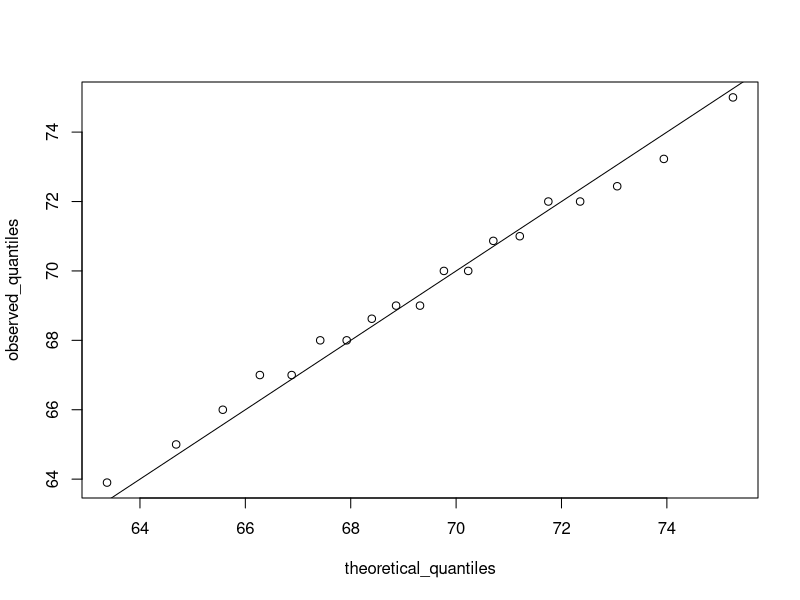
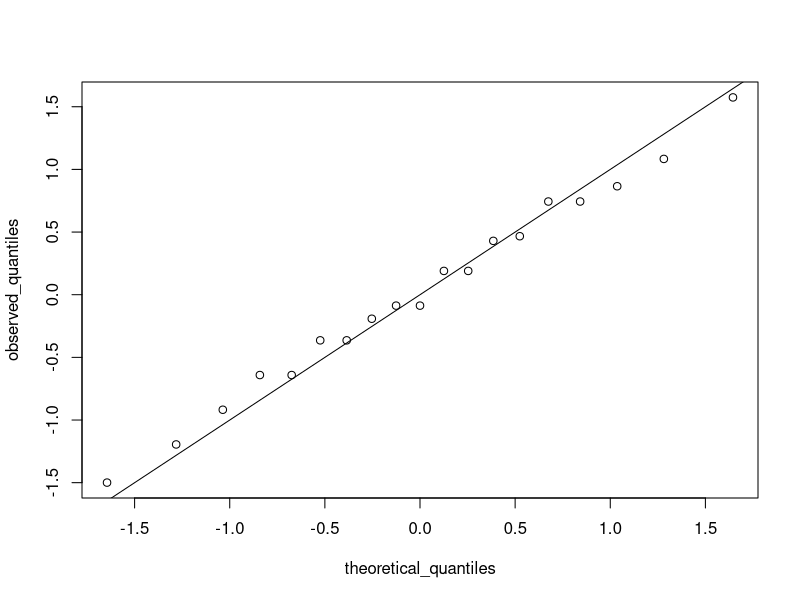

The R source for these figures, in order:
## Quantile-quantile plots, or QQ-plots, are used to check whether 
## distributions are well-approximated by a normal distribution.
## Given a proportion p, the quantile q is the value such that 
## the proportion of values in the data below q is p.

## In a QQ-plot, the sample quantiles in the observed data are compared 
## to the theoretical quantiles expected from the normal distribution. 
## If the data are well-approximated by the normal distribution, then the points 
## on the QQ-plot will fall near the identity line (sample = theoretical).

# define x and z
library(tidyverse)
library(dslabs)
data(heights)
index <- heights$sex=="Male"
x <- heights$height[index]
z <- scale(x)

## calculate observed and theoretical quantiles
p <- seq(0.05, 0.95, 0.05)
observed_quantiles <- quantile(x, p)
theoretical_quantiles <- qnorm(p, mean = mean(x), sd = sd(x))
## qnorm() will calculate quantiles for the standard normal distribution 
## (mu=0,sigma=1) by default, but it can calculate quantiles for any 
## normal distribution given mean() and sd() arguments.

## make QQ-plot
plot(theoretical_quantiles, observed_quantiles)
abline(0,1)
## Note that the points fall almost on the line, meaning that the 
## normal approximation is a pretty good approximation.

## This code becomes slightly simpler if we use standard units. If we use 
## standard units, we don't have to define the mean and the standard deviation 
## in the function qnorm. So the code simplifies and looks like this.
observed_quantiles <- quantile(z, p)
theoretical_quantiles <- qnorm(p)
plot(theoretical_quantiles, observed_quantiles)
abline(0,1)


## Note:
## If a distribution is not normal, it cannot be summarized with only the 
## mean and standard deviation. Provide a histogram, smooth density or boxplot 
##instead.
## A plot can force us to see unexpected results that make us question the 
## quality or implications of our data.
